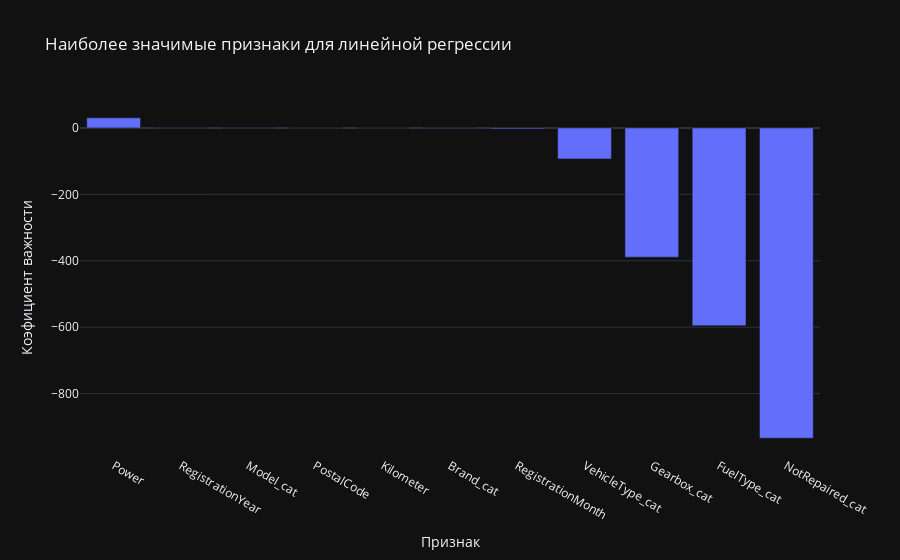

The notebook cell this image was saved under:
### Code cell
feat_importances = pd.Series(lr.coef_, index=features_train.columns).sort_values(ascending=False)
fig = px.bar(feat_importances, title='Наиболее значимые признаки для линейной регрессии')

fig.update_layout(
    showlegend=False
)

fig.update_xaxes(
    title='Признак'
)

fig.update_yaxes(
    title='Коэфициент важности'
)

fig.show()

### Figure 1 — Plotly figure (JSON) as saved in the notebook; plotly's stock layout.template omitted (floating-point values rounded to 4 significant figures)
{"data": [{"alignmentgroup": "True", "hovertemplate": "variable=0<br>index=%{x}<br>value=%{y}<extra></extra>", "legendgroup": "0", "marker": {"color": "#636efa", "pattern": {"shape": ""}}, "name": "0", "offsetgroup": "0", "orientation": "v", "showlegend": true, "textposition": "auto", "x": ["Power", "RegistrationYear", "Model_cat", "PostalCode", "Kilometer", "Brand_cat", "RegistrationMonth", "VehicleType_cat", "Gearbox_cat", "FuelType_cat", "NotRepaired_cat"], "xaxis": "x", "y": [30.5, 0.7504, 0.5883, 0.005153, -0.04833, -0.8595, -3.056, -93.31, -389.4, -595.5, -934.4], "yaxis": "y", "type": "bar"}], "layout": {"xaxis": {"anchor": "y", "domain": [0.0, 1.0], "title": {"text": "Признак"}}, "yaxis": {"anchor": "x", "domain": [0.0, 1.0], "title": {"text": "Коэфициент важности"}}, "legend": {"title": {"text": "variable"}, "tracegroupgap": 0}, "title": {"text": "Наиболее значимые признаки для линейной регрессии"}, "barmode": "relative", "showlegend": false}}
